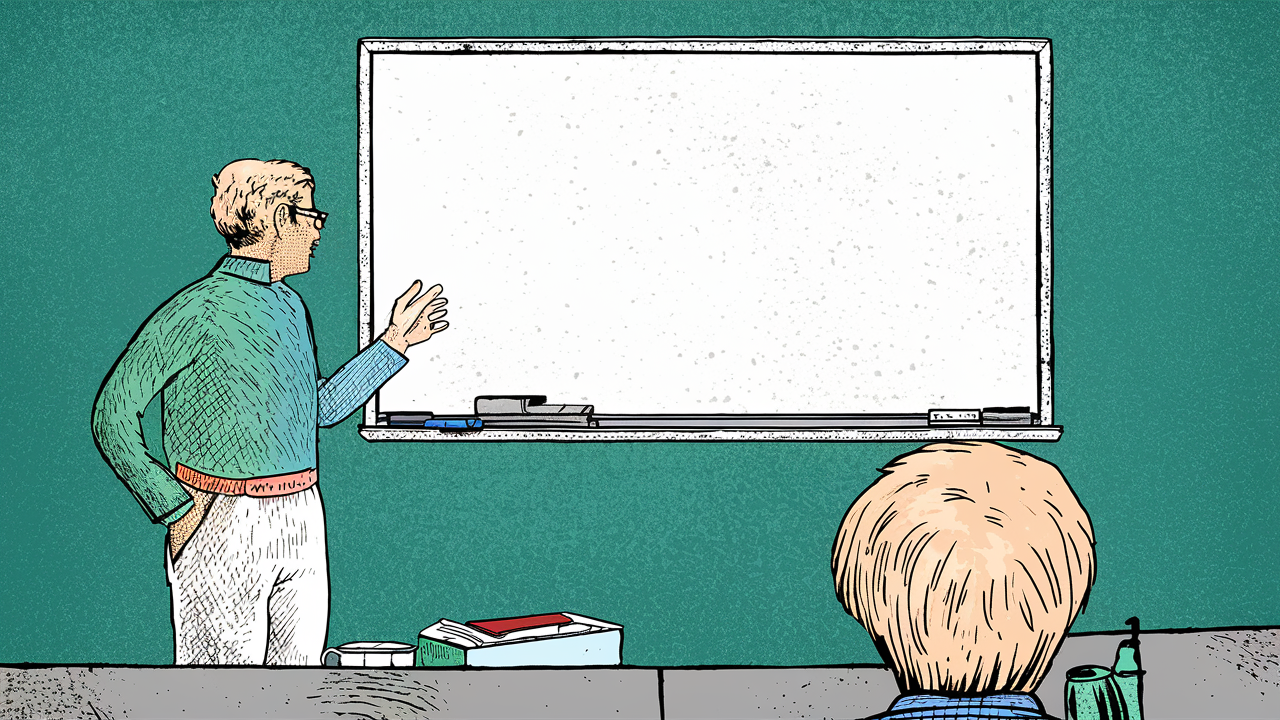
#> input picture assets/whiteboard.png, 1280 x 720 px
$ python main.py
#> lines starting #> are read from the running program, lines starting #| are printed output that depends on the picture
from PIL import Image, ImageDraw, ImageFont
import os
# from utils import generate_grid

WHITEBOARD_PATH = "assets/whiteboard.png"
FONT_PATH = "assets/font.ttf"
OUTPUT_PATH = "dist/"
GRID_SIZE = 50

COUNTER_PATH = "assets/counter.txt"


class Step:

    def __init__(self, title, image=None):
        self.title = title
        self.image = image

    def get_title(self):
        return self.title

    def get_image(self):
        return self.image

def get_font(size):
    if FONT_PATH:
        font = ImageFont.truetype(FONT_PATH, size)
    else:
        font = ImageFont.load_default()

    return font

def generate_grid(path, size):
    img = Image.open(path)
    draw = ImageDraw.Draw(img)

    for i in range(0, img.size[0], size):
        for j in range(0, img.size[1], size):
            draw.line([(i, 0), (i, img.size[1])], fill=(255, 255, 255))
            draw.line([(0, j), (img.size[0], j)], fill=(255, 255, 255))
            draw.text((i, j), f'({i}, {j})', fill=(0, 0, 0))

    img.save("grid.png")

def count_one():
    with open(COUNTER_PATH, "r") as file:
        counter = int(file.read())

    with open(COUNTER_PATH, "w") as file:
        file.write(str(counter + 1))

    return counter

def get_text_length(text, size):
    font = get_font(size)
    return font.getlength(text)

def cut_text_to_fit(text, max_width, font_path, font_size):
    font = ImageFont.truetype(font_path, font_size)
    cut_text = ""
    for char in text:
        if font.getlength(cut_text + char) > max_width:
            break
        cut_text += char
    return cut_text

def generate_image(message, steps, color=(0, 0, 0), size=20):
#> called with message = 'Titulo de lo que sea', color = (0, 0, 0), size = 20
    img = Image.open(WHITEBOARD_PATH)
#> img is the input picture: PIL image 1280x720 RGB; mean R, G, B 130.5, 170.5, 162.7
    paint = ImageDraw.Draw(img)
    font = get_font(size)

    x_position = 390

    if isinstance(message, list):
        y_position = 80
        for line in message:
            paint.text((x_position, y_position), line, fill=color, font=font)
            y_position += size
    else:
        paint.text((x_position, 75), message, fill=color, font=font)

    y_position = 150

    x_image_pos = 460
    y_image_pos = 300
    image_pos_up = False
    for step in steps:
        while step.get_title():
            cut_step = cut_text_to_fit(step.get_title(), 1000 - x_position, FONT_PATH, size)
            paint.text((x_position, y_position), cut_step, fill=(0, 0, 0), font=font)
            step_title = step.get_title()[len(cut_step):]
            step = Step(step_title, step.get_image())
            x_position = 390
            y_position += size
#> after the loop, y_position = 170

        if step.get_image():
            print(step.get_image())
            step_img = Image.open(step.get_image())
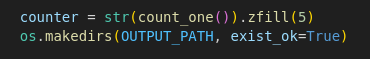
#> input picture assets/1.png, 370 x 59 px
#> step_img is the input picture: PIL image 370x59 RGB; mean R, G, B 39.7, 42.6, 42.1

            if step_img.size[0] > 200:
                step_img = step_img.resize((200, int(step_img.size[1] * (200 / step_img.size[0]))))
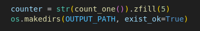
#> step_img: PIL image 200x31 RGB; mean R, G, B 39.7, 42.6, 42.1

            img.paste(step_img, (x_image_pos, y_image_pos))

            image_pos_up = not image_pos_up
            x_image_pos += step_img.size[0] - 40
#> x_image_pos = 620
            if image_pos_up:
                y_image_pos += step_img.size[1] + 20
#> y_image_pos = 351
            else:
                y_image_pos -= step_img.size[1] + 20

    counter = str(count_one()).zfill(5)
    os.makedirs(OUTPUT_PATH, exist_ok=True)

    path = OUTPUT_PATH + f"croquis-{counter}.png"
    img.save(path)

    return path

#> (the run stopped early here; a loop or call above may not have finished)
